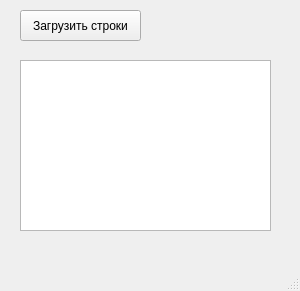
<?xml version="1.0" encoding="UTF-8"?>
<ui version="4.0">
 <class>MainWindow</class>
 <widget class="QMainWindow" name="MainWindow">
  <property name="geometry">
   <rect>
    <x>0</x>
    <y>0</y>
    <width>300</width>
    <height>291</height>
   </rect>
  </property>
  <property name="windowTitle">
   <string>MainWindow</string>
  </property>
  <widget class="QWidget" name="centralwidget">
   <widget class="QPushButton" name="pushButton">
    <property name="geometry">
     <rect>
      <x>20</x>
      <y>10</y>
      <width>121</width>
      <height>31</height>
     </rect>
    </property>
    <property name="text">
     <string>Загрузить строки</string>
    </property>
   </widget>
   <widget class="QPlainTextEdit" name="plainTextEdit">
    <property name="geometry">
     <rect>
      <x>20</x>
      <y>60</y>
      <width>251</width>
      <height>171</height>
     </rect>
    </property>
   </widget>
  </widget>
  <widget class="QMenuBar" name="menubar">
   <property name="geometry">
    <rect>
     <x>0</x>
     <y>0</y>
     <width>300</width>
     <height>21</height>
    </rect>
   </property>
  </widget>
  <widget class="QStatusBar" name="statusbar"/>
 </widget>
 <resources/>
 <connections/>
</ui>
